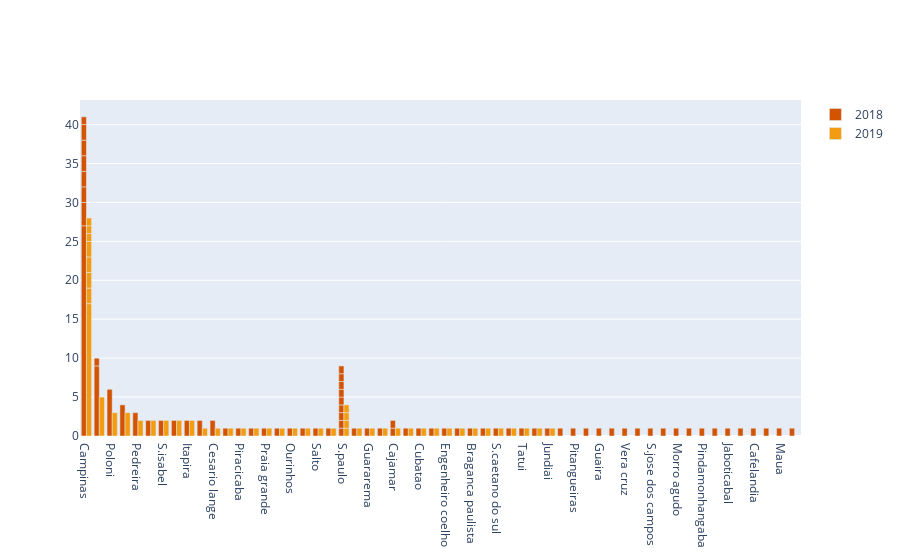

This figure's notebook cell:
### Markdown cell above
#### Cidades

O gráfico abaixo mostra que a **cidade de Campinas** é o local onde possui as maiores taxas de feminicídio.

### Code cell
trace1 = go.Bar(x = df_novo['CIDADE'],
                y = df_novo[df_novo['ANO_BO'] == 2018].groupby('CIDADE').size().sort_values(ascending=False),
                name = '2018',
                marker = {'color': '#d35400'})
trace2 = go.Bar(x = df_novo['CIDADE'],
                y = df_novo[df_novo['ANO_BO'] == 2019].groupby('CIDADE').size().sort_values(ascending=False),
                name = '2019',
                marker = {'color': '#f39c12'})

df = [trace1, trace2]

py.iplot(df)

### Figure 1 — Plotly figure (JSON) as saved in the notebook; plotly's stock layout.template omitted (floating-point values rounded to 4 significant figures; data arrays with more than 128 entries replaced by an {"elided": "..."} marker saying what was removed)
{"data": [{"marker": {"color": "#d35400"}, "name": "2018", "type": "bar", "x": {"elided": "211 str values"}, "y": [27, 9, 6, 4, 3, 3, 2, 2, 2, 2, 2, 2, 2, 2, 2, 2, 2, 1, 1, 1, 1, 1, 1, 1, 1, 1, 1, 1, 1, 1, 1, 1, 1, 1, 1, 1, 1, 1, 1, 1, 1, 1, 1, 1, 1, 1, 1, 1, 1, 1, 1, 1, 1, 1, 1, 1, 1, 1, 1, 1, 1, 1, 1, 1, 1, 1, 1, 1, 1, 1, 1, 1, 1]}, {"marker": {"color": "#f39c12"}, "name": "2019", "type": "bar", "x": {"elided": "211 str values"}, "y": [17, 5, 3, 3, 2, 2, 2, 2, 2, 2, 2, 2, 2, 1, 1, 1, 1, 1, 1, 1, 1, 1, 1, 1, 1, 1, 1, 1, 1, 1, 1, 1, 1, 1, 1, 1, 1, 1, 1, 1, 1, 1, 1, 1, 1, 1, 1]}], "layout": {}}
